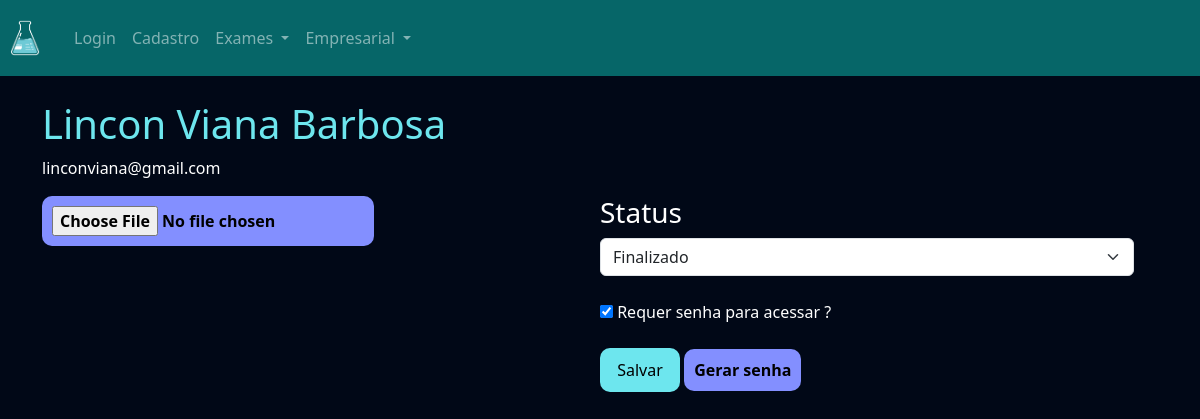
/empresarial/exame_cliente/8 (signed in), run on the app's committed database.
### exames/models.py (models this page shows, shortened)
class SolicitacaoExame(models.Model):
    choice_status = (
        ('E', 'Em análise'),
        ('F', 'Finalizado')
    )
    usuario = models.ForeignKey(User, on_delete=models.DO_NOTHING)
    exame = models.ForeignKey(TiposExames, on_delete=models.DO_NOTHING)
    status = models.CharField(max_length=2, choices=choice_status)
    resultado = models.FileField(upload_to="resultados", null=True, blank=True)
    requer_senha = models.BooleanField(default=False)
    senha = models.CharField(max_length=16, null=True, blank=True)

### empresarial/views.py (the view)
# urls.py: path('exame_cliente/<int:id>', views.exame_cliente, name="exame_cliente"),
@staff_member_required
def exame_cliente(request, id):
    exame = SolicitacaoExame.objects.get(id=id)
    return render(request, 'exame_cliente.html', {'exame': exame})

### empresarial/templates/exame_cliente.html (shortened to what this page needs)
{% extends "bases/base.html" %}
{% load static %}
{% block 'head' %}
    <link href="{% static 'exames/css/exame.css' %}" rel="stylesheet">
    <link href="{% static 'exames/css/gerenciar_pedidos.css' %}" rel="stylesheet">
    <link href="{% static 'exames/css/gerenciar_exames.css' %}" rel="stylesheet">
{% endblock 'head' %}
{% block 'conteudo' %}
    <br>
    <div class="container">
        <div class="row">
        <h3 class="font-destaque">{{exame.usuario.get_full_name}}</h3>
        <p>{{exame.usuario.email}}</p>
        <br>
        <div class="row">
            <div class="col-md-6">
                <form action="{% url "alterar_dados_exame" exame.id %}" method="POST" enctype="multipart/form-data">{% csrf_token %}
                    <input type="FILE" value="Alterar PDF" class="btn-secundario" name="resultado">
                    <br>
                    <br>
            </div>
            <div class="col-md-6">
                <h3>Status</h3>
                <select name="status" id="" class="form-select">
                    <option style="color: black;" {% if exame.status == "F" %} selected {% endif %} value="F">Finalizado</option>
                </select>
                <br>
                <input type="checkbox" name="requer_senha" id="" {% if exame.requer_senha %} checked {% endif %} >
                <label for="">Requer senha para acessar ?</label>
                <br>
                <br>
                <input type="submit" value="Salvar" class="btn-default">
                <a style="text-decoration: none;" href="{% url "gerar_senha" exame.id %}" target="_blank" class="btn-secundario">
                    Gerar senha
                </a>
            </div>
        </div>
    </div>
{% endblock 'conteudo' %}

### templates/static/geral/css/base.css (style rules this page uses)
:root { --main-color: #151C34; --dark-color: #0C121C ; --light-color: #6DE6EE; --contrast-color: #f4c96b; --differential-color: #066668; }
* { color: white }
.font-destaque { color: var(--light-color); font-size: 40px; }
.btn-default { background-color: var(--light-color); color: black; width: 15%; padding: 10px; border: none; border-radius: 10px; }

### templates/static/exames/css/exame.css (style rules this page uses)
body { background-image: url('/static/geral/img/bg2.png'); background-size: cover; }
.btn-secundario { background-color: #838FFF; color: black; padding: 10px; font-weight: bold; border: none; border-radius: 10px; }

### data on the page
SolicitacaoExame: usuario.get_full_name "Lincon Viana Barbosa", usuario.email "linconviana@gmail.com", status "Finalizado", requer_senha "☑"
